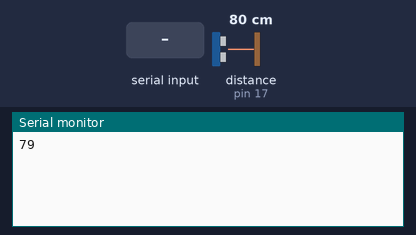
The sketch below on a simulated Arduino Uno, built with avr-gcc and run on an emulated ATmega328P. Parts: the last lines printed to the serial monitor. Wiring (inferred from the names in the program): ultrasonic range finder: trigger pin 16; echo pin 17. The inputs (shaded band) are chosen by the test bench; at power-on: distance to the obstacle (sensor on pin 17) 80 cm. The echo pulse lasts 58.3 µs per cm.

Above: at 3.8 s.
3.9 s: distance to the obstacle (sensor on pin 17) set to 2 cm
5.4 s: "30,150\n" received over Serial
6.9 s: "90,45\n" received over Serial
At 7.6 s:
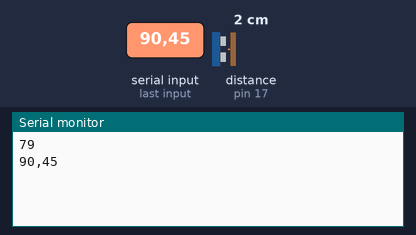
8.4 s: distance to the obstacle (sensor on pin 17) set to 4 cm
At 10.3 s:
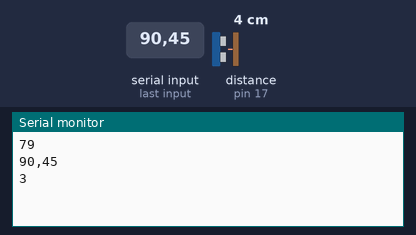

The sketch:

CanhBaoVaCham.ino
```cpp
/* Arduino example sketch to control a JSN-SR04T ultrasonic distance sensor with Arduino. No library needed. More info: https://www.makerguides.com */

// Define Trig and Echo pin:
#define trig1Pin 16
#define echo1Pin 17
#define trig2Pin 9
#define echo2Pin 10

// Define variables:
long duration;
int distance;


long lastMsg = 0;
String str;
int limit;

void setup() {
  // Define inputs and outputs
  pinMode(trig1Pin, OUTPUT);
  pinMode(echo1Pin, INPUT);

  // Begin Serial communication at a baudrate of 9600:
  Serial.begin(9600);

}

void loop() {
  long now = millis();
  if (now - lastMsg > 3000) {
   lastMsg = now;
  //int str = 30;
    if (Serial.available() > 0) {
        str = Serial.readStringUntil('\n');
        limit = str.toInt();
        Serial.println(Serial.readStringUntil('\n'));
  ////      lcd.print(Serial.readStringUntil('\n'));
        delay(100);
    }
    else{

    // Clear the trigPin by setting it LOW:
    digitalWrite(trig1Pin, LOW);

    delayMicroseconds(5);

  // Trigger the sensor by setting the trigPin high for 10 microseconds:
    digitalWrite(trig1Pin, HIGH);
    delayMicroseconds(10);
    digitalWrite(trig1Pin, LOW);

    // Read the echoPin. pulseIn() returns the duration (length of the pulse) in microseconds:
    duration = pulseIn(echo1Pin, HIGH);

    // Calculate the distance:
    distance = duration*0.0343/2;
    // Print the distance on the Serial Monitor (Ctrl+Shift+M):
    //Serial.print("Distance = ");
    Serial.println(distance);
    //Serial.println(" cm");
    }
  }
}
```

Measured:
- after the input at 6.9 s, the serial monitor: prints a new line at once (image 1)
- after the input at 8.4 s, the serial monitor: prints a new line after 0.60 s (image 2)
